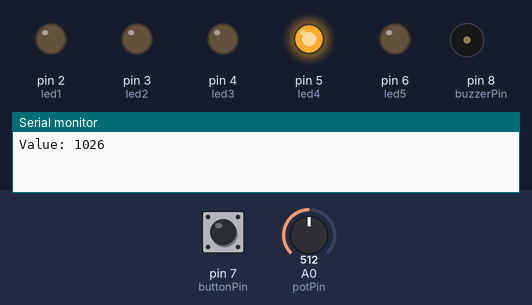
A sketch run on a simulated Arduino Uno, built with avr-gcc and run on an emulated ATmega328P. Shown: output pins drawn as LEDs (lit = HIGH), buzzer (waves = sounding), the last lines printed to the serial monitor. Inputs (shaded band) come from the test bench; at power-on: A0 (potPin) = 512, pin 7 (buttonPin) LOW.

Above: at 3.3 s.
3.4 s: A0 (potPin) set to 0
6.9 s: A0 (potPin) set to 122
10.4 s: pin 7 (buttonPin) pulled HIGH for 1.3 s
At 12.16 s:
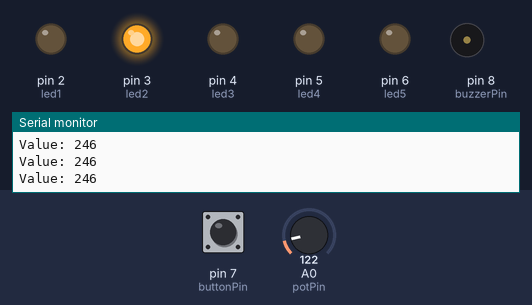
13.9 s: pin 7 (buttonPin) pulled HIGH for 3.2 s
At 14.23 s:
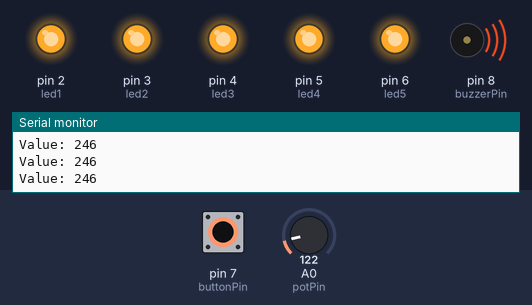
18.6 s: pin 7 (buttonPin) pulled HIGH for 1.3 s
At 20.44 s:
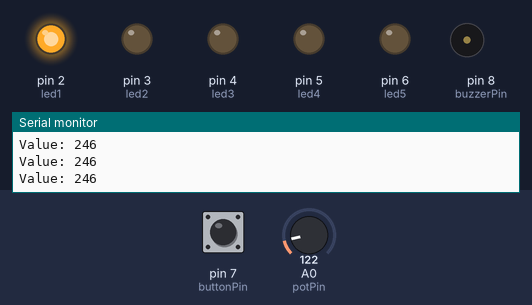
Timing chart, 0 to 23.1 s (numbered marks = the images above; inputs shaded):
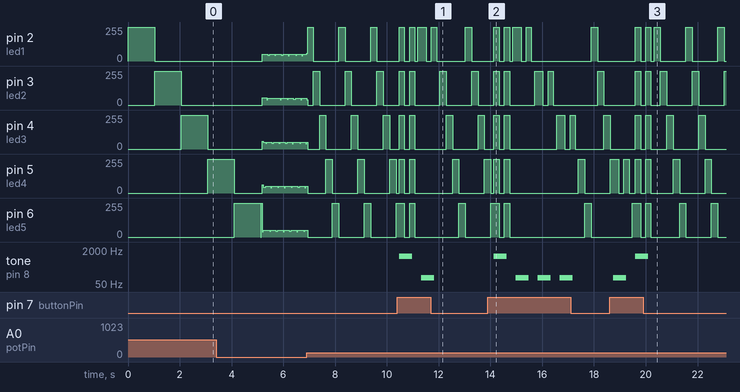

The sketch:

Complete_Final_Project.ino
```cpp
/*
  Blinking LEDs - test program to run 3 LEDs in a pattern of blinks
*/

int led1 = 2;
int led2 = 3;
int led3 = 4;
int led4 = 5;
int led5 = 6;
int potPin = A0;
int buttonPin = 7;
int buzzerPin = 8;
int buttonState = 0;
float val = 0;
int t = 0;

// the setup routine runs once when you press reset:
void setup() {
  // initialize the digital pin as an output.
  Serial.begin(115200);
  pinMode(led1, OUTPUT);  // Red
  pinMode(led2, OUTPUT);  // Orange
  pinMode(led3, OUTPUT);  // Yellow
  pinMode(led4, OUTPUT);  // Green
  pinMode(led5, OUTPUT);  // Blue
  pinMode(buttonPin, INPUT);
}

// the loop routine runs over and over again forever:
void loop() {
  val = analogRead(potPin);
  t = (val + 1) * 2;
  Serial.print("Value: ");
  Serial.print(t,1);
  //Serial.print(val,0);
  Serial.println("");
  // Flash light Red
  digitalWrite(led1, HIGH);   // turn the LED on (HIGH is the voltage level)
  delay(t/2);                      // wait for 1/2 a second
  buttonState = digitalRead(buttonPin); // read the state of the pushbutton value:
  if (buttonState == HIGH) {     // check if the pushbutton is pressed. If it is, the buttonState is HIGH
    tone(buzzerPin, 100, 500);  // Incorrect Buzzer
    // Flash light Red
    digitalWrite(led1, HIGH);
    delay(200);
    digitalWrite(led1, LOW);
    delay(200);
    digitalWrite(led1, HIGH);
    delay(200);
    digitalWrite(led1, LOW);
  }
  delay(t/2);                      // wait for 1/2 a second
  digitalWrite(led1, LOW);    // turn the LED off by making the voltage LOW
  // Flash light Orange
  digitalWrite(led2, HIGH);    // turn the LED on (HIGH is the voltage level)
  delay(t/2);                      // wait for 1/2 a second
  buttonState = digitalRead(buttonPin); // read the state of the pushbutton value:
  if (buttonState == HIGH) {     // check if the pushbutton is pressed. If it is, the buttonState is HIGH
    tone(buzzerPin, 100, 500);  // Incorrect Buzzer
    // Flash light Orange
    digitalWrite(led2, HIGH);
    delay(200);
    digitalWrite(led2, LOW);
    delay(200);
    digitalWrite(led2, HIGH);
    delay(200);
    digitalWrite(led2, LOW);
  }
  delay(t/2);                      // wait for 1/2 a second
  digitalWrite(led2, LOW);     // turn the LED off by making the voltage LOW
  // Flash light Yellow
  digitalWrite(led3, HIGH);     // turn the LED on (HIGH is the voltage level)
  delay(t/2);                      // wait for 1/2 a second
  buttonState = digitalRead(buttonPin); // read the state of the pushbutton value:
  if (buttonState == HIGH) {     // check if the pushbutton is pressed. If it is, the buttonState is HIGH
    tone(buzzerPin, 100, 500);  // Incorrect Buzzer
    // Flash Light Yellow
    digitalWrite(led3, HIGH);
    delay(200);
    digitalWrite(led3, LOW);
    delay(200);
    digitalWrite(led3, HIGH);
    delay(200);
    digitalWrite(led3, LOW);
  }
  delay(t/2);                      // wait for 1/2 a second
  digitalWrite(led3, LOW);      // turn the LED off by making the voltage LOW
  // Flash light Green
  digitalWrite(led4, HIGH);     // turn the LED on (HIGH is the voltage level)
  delay(t/2);                      // wait for 1/2 a second
  buttonState = digitalRead(buttonPin); // read the state of the pushbutton value:
  if (buttonState == HIGH) {     // check if the pushbutton is pressed. If it is, the buttonState is HIGH
    tone(buzzerPin, 100, 500);  // Incorrect Buzzer
    // Flash Light Green
    digitalWrite(led4, HIGH);
    delay(200);
    digitalWrite(led4, LOW);
    delay(200);
    digitalWrite(led4, HIGH);
    delay(200);
    digitalWrite(led4, LOW);
  }
  delay(t/2);                      // wait for 1/2 a second
  digitalWrite(led4, LOW);      // turn the LED off by making the voltage LOW
  // Flash light Blue
  digitalWrite(led5, HIGH);     // turn the LED on (HIGH is the voltage level)
  delay(t/2);
  buttonState = digitalRead(buttonPin); // read the state of the pushbutton value:
  if (buttonState == HIGH) {     // check if the pushbutton is pressed. If it is, the buttonState is HIGH
    tone(buzzerPin, 1000, 500);  // Correct Buzzer
    // Flash all the lights together
    digitalWrite(led1, HIGH);
    digitalWrite(led2, HIGH);
    digitalWrite(led3, HIGH);
    digitalWrite(led4, HIGH);
    digitalWrite(led5, HIGH);
    delay(200);
    digitalWrite(led1, LOW);
    digitalWrite(led2, LOW);
    digitalWrite(led3, LOW);
    digitalWrite(led4, LOW);
    digitalWrite(led5, LOW);
    delay(200);
    digitalWrite(led1, HIGH);
    digitalWrite(led2, HIGH);
    digitalWrite(led3, HIGH);
    digitalWrite(led4, HIGH);
    digitalWrite(led5, HIGH);
    delay(200);
    digitalWrite(led1, LOW);
    digitalWrite(led2, LOW);
    digitalWrite(led3, LOW);
    digitalWrite(led4, LOW);
    digitalWrite(led5, LOW);
  }
  delay(t/2);
  digitalWrite(led5, LOW);      // turn the LED off by making the voltage LOW
}
```

Measured:
- after the input at 10.4 s, tone on pin 8 (buzzerPin): silent → 1000 Hz after 0.08 s, → silent 0.50 s later, → 100 Hz 0.35 s later, → silent 0.50 s later
- after the input at 13.9 s, tone on pin 8 (buzzerPin): silent → 1000 Hz after 0.24 s, then repeats every 0.85 s: silent 0.35 s, 100 Hz 0.50 s, until it stays silent from 17.2 s
- after the input at 18.6 s, tone on pin 8 (buzzerPin): silent → 100 Hz after 0.15 s, → silent 0.50 s later, → 1000 Hz 0.35 s later, → silent 0.50 s later
